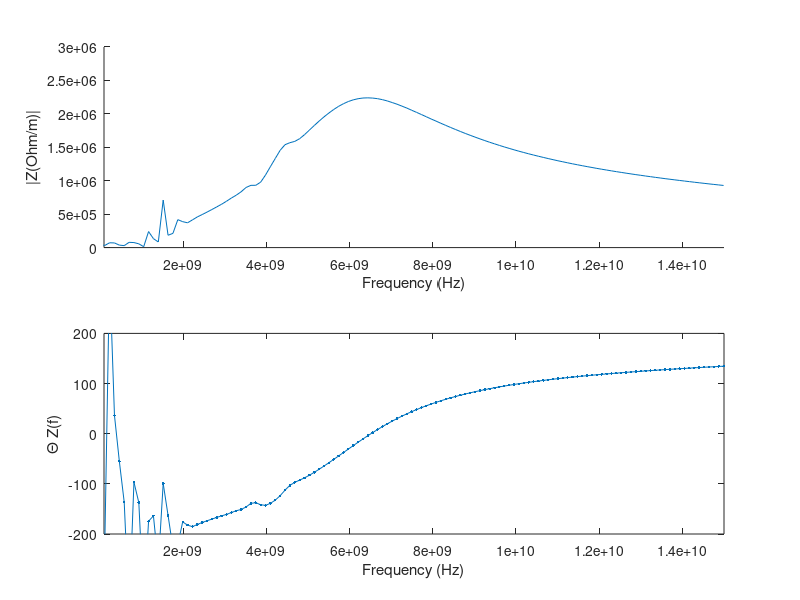

The MATLAB source for this figure: (Note: this script raises an error after producing the figure.)
clc;clear all;
f=fopen('FieldEvolutionOut.txt');
l=fgetl(f);
in=1;
while ischar(l)
    %%disp(l);
    text{in}=l;
    data{in}=sscanf(text{in},'%f , %f , %f , %f , %f , %f , %f , %f , %f , %f , %f , %f , %f , %f , %f , %f , %f , %f , %f , %f , %f , %f , %f , %f');
    A1(in)=data{in}(1);
    A2(in)=data{in}(2);
    A3(in)=data{in}(3);
    A4(in)=data{in}(4);
    A5(in)=data{in}(5);
    A6(in)=data{in}(6);
    A7(in)=data{in}(7);
    A8(in)=data{in}(8);
    A9(in)=data{in}(9);
    A10(in)=data{in}(10);
    A11(in)=data{in}(11);
    A12(in)=data{in}(12);
    A13(in)=data{in}(13);
    A14(in)=data{in}(14);
    A15(in)=data{in}(15);
    A16(in)=data{in}(16);
    A17(in)=data{in}(17);
    A18(in)=data{in}(18);
    A19(in)=data{in}(19);
    A20(in)=data{in}(20);
    A21(in)=data{in}(21);
    A22(in)=data{in}(22);
    A23(in)=data{in}(23);
    A24(in)=data{in}(24);
    l=fgetl(f);
    in=in+1;
end

epsr=0.9999;
a0=1e-4;%0.1mm
c0=2.99792458e8;%Speed of Light (m/s)
f0=c0/a0;%3000GHz
t0=1/f0;%0.33e-12 (s)
mu0=4*pi*(1e-7);% (H/m)
eps0=8.854187817e-12;% (F/m)
I0=1; %(A)
E0=I0/(a0*eps0*c0);%Electric Field
D0=I0/(a0*c0);%Electric Displacement Field
B0=I0/(a0*eps0*c0*c0);%Magnetic Field
H0=I0/(a0);%Magnetizing Field


hold on;

subplot(4,1,1)
hold on;%plot(mag3(mag(A1,A2),mag(A3,A4),mag(A5,A6)));%H
for m=1:length(A3)
        Hy(m)=A3(m)+i*A4(m);
        %Hz=(mag3(mag(A1,A2),mag(A3,A4),mag(A5,A6)));
        Hy(m)=Hy(m)*H0;
end
T=100*t0;
Fs=1/T;
L=length(A1);
NFFT=2^nextpow2(L);
FHy=fft(Hy,NFFT)/L;
f=Fs/2*linspace(0,1,NFFT/2+1);
%plot(f,2*abs(FHy(1:NFFT/2+1)));
% plot(f,2*angle(YHz(1:NFFT/2+1)));
xlabel('Frequency (Hz)')
ylabel('|Hy(f)|');
axis([2e9 15e9 0  1e-3])

%subplot(2,2,2)
%hold on;%plot(mag3(mag(A7,A8),mag(A9,A10),mag(A11,A12)));%B

subplot(4,1,2)
hold on;%plot(mag3(mag(A13,A14),mag(A15,A16),mag(A17,A18)));%E
for m=1:length(A15)
        Ey(m)=A15(m)+i*A16(m);
        Ey(m)=Ey(m)*E0;
end
T=100*t0;
Fs=1/T;
L=length(A1);
NFFT=2^nextpow2(L);
FEy=fft(Ey,NFFT)/L;
f=Fs/2*linspace(0,1,NFFT/2+1);
%plot(f,2*abs(FEy(1:NFFT/2+1)));
xlabel('Frequency (Hz)')
ylabel('|Ey(f)|');
axis([2e9 15e9 0  1e3])

Z=FEy./FHy;

subplot(2,1,1)
hold on;%plot(mag3(mag(A13,A14),mag(A15,A16),mag(A17,A18)));%E
plot(f,2*abs(Z(1:NFFT/2+1)));
xlabel('Frequency (Hz)')
ylabel('|Z(Ohm/m)|');
axis([0.1e9 15e9 0  3e6])

% subplot(2,2,4)
% hold on;plot(mag3(mag(A19,A20),mag(A21,A22),mag(A23,A24)));%D

subplot(2,1,2)
plot(f,2*angle(Z(1:NFFT/2+1))*(180/pi),'.-');
ylabel('\Theta Z(f)');
xlabel('Frequency (Hz)')
axis([0.1e9 15e9 -200  200])

%smithchart(z2gamma(Z,120*pi*22))


Lm=(Gamma(1:NFFT/2+1).*Z(1:NFFT/2+1))./(2*pi*f);
G=real(Gamma(1:NFFT/2+1)./Z(1:NFFT/2+1));
Cm=imag(Gamma(1:NFFT/2+1)./Z(1:NFFT/2+1))./(2*pi*f);
subplot(3,1,1)
plot(f,abs(Lm));
ylabel('Lm(H/m)');
xlabel('Frequency (Hz)')
axis([0 15e9 0 0.2])

subplot(3,1,2)
plot(f,abs(G));
ylabel('G(S/m)');
xlabel('Frequency (Hz)')
axis([0 15e9 0 0.03])

subplot(3,1,3)
plot(f,abs(Cm));
ylabel('Cm(F/m)');
xlabel('Frequency (Hz)')
axis([0 15e9 0 2e-13])
